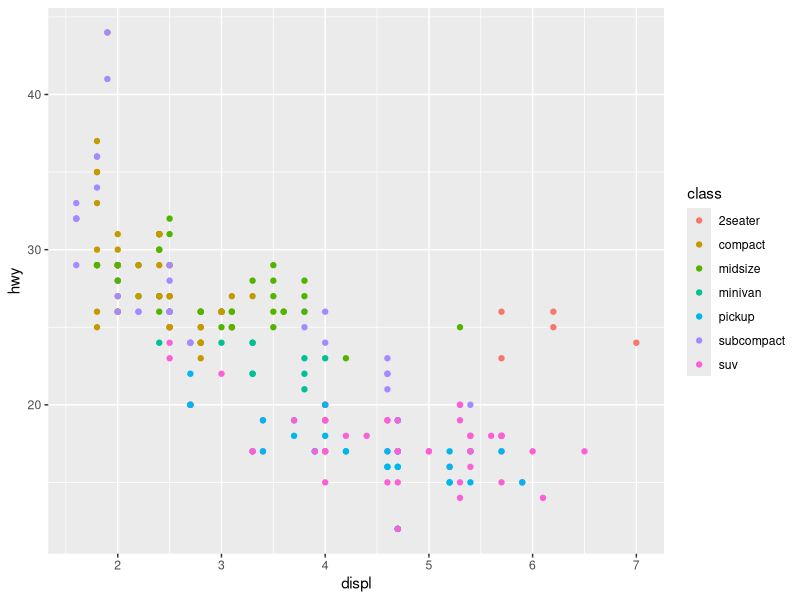
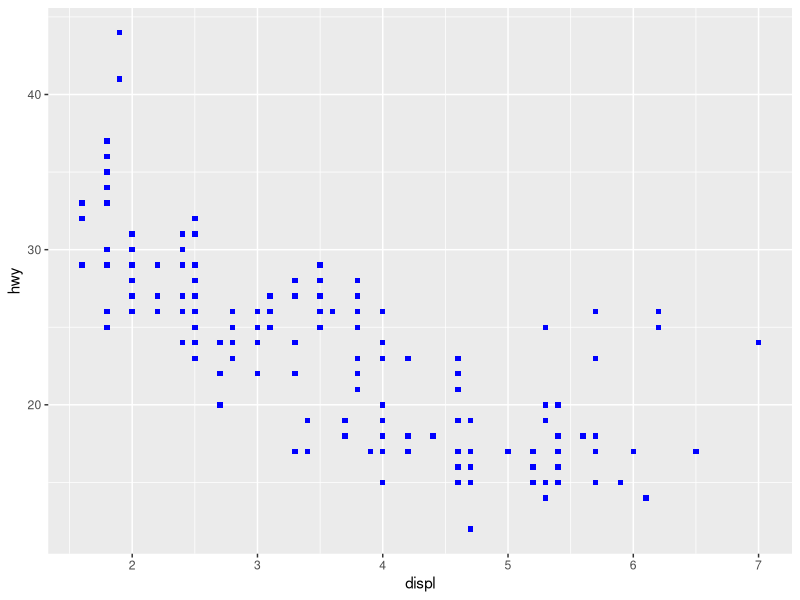
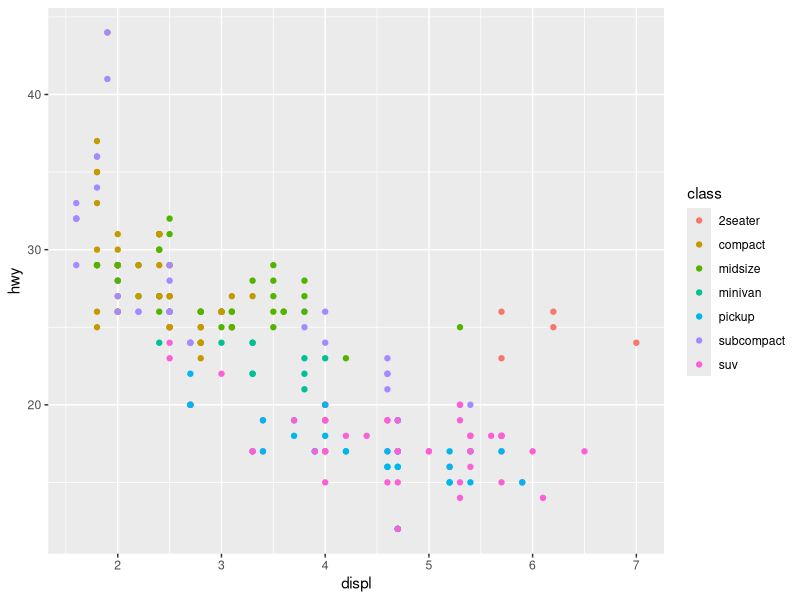
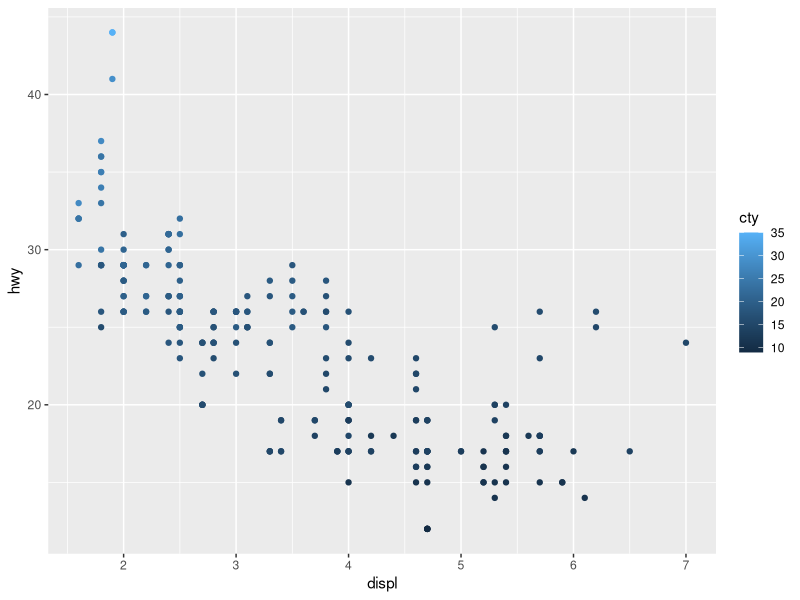
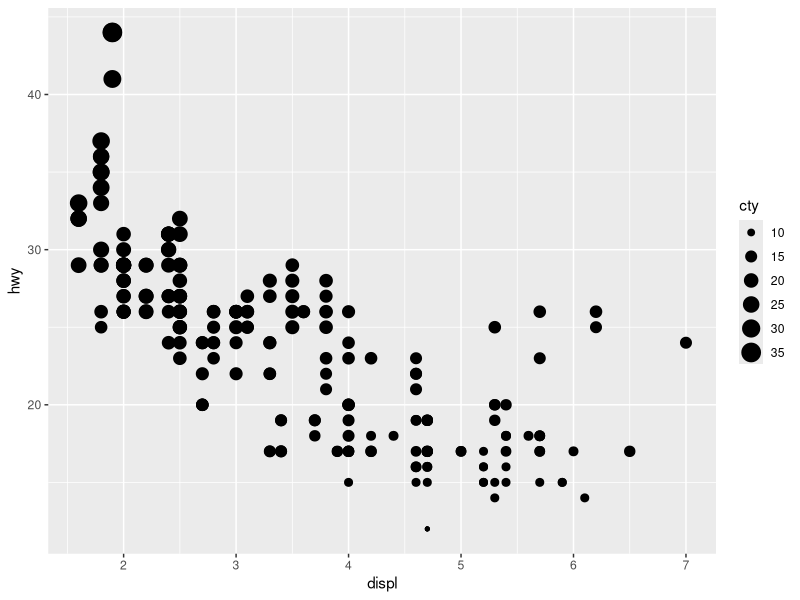
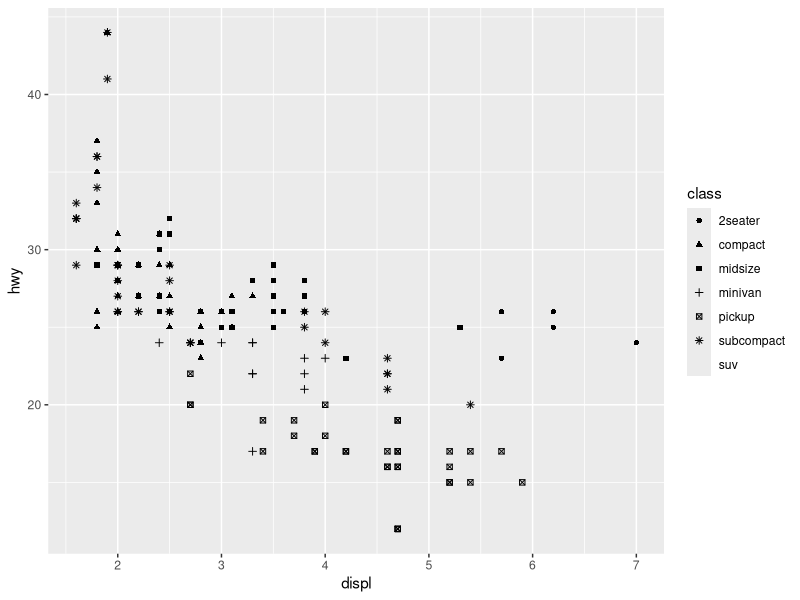
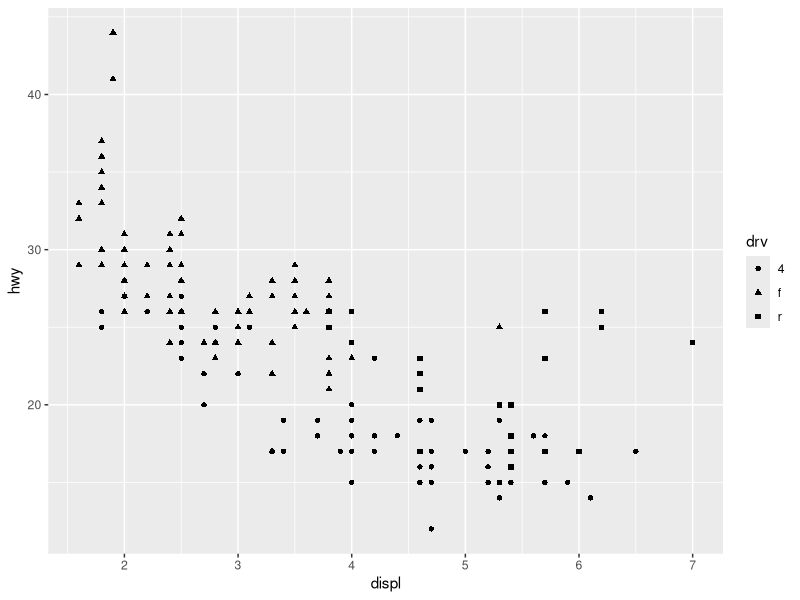
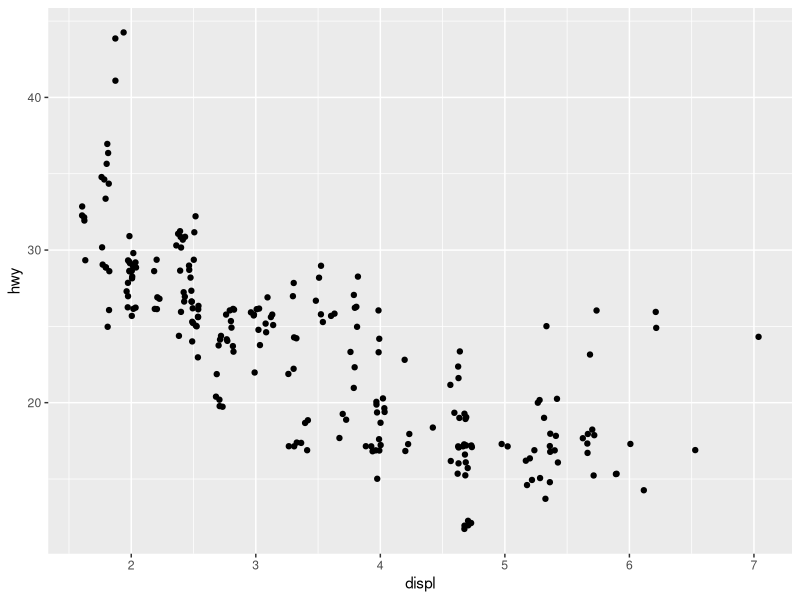

Reproduce these figures in R, in order.
## ---- chunk 1
#This makes figures smaller when the file is knit, which can help with readability when you have a long document with many figures
knitr::opts_chunk$set(fig.width=4, fig.height=3)
## ---- chunk 2
library(ggplot2) #Or: library(tidyverse) - ggplot2 is part of tidyverse!
## ---- chunk 3
ggplot(data = mpg)  +
  geom_point(mapping = aes(x = displ, y = hwy, color = class))
## ---- chunk 4
ggplot(data = mpg) +
  geom_point(mapping = aes(x = displ, y = hwy), color = "blue", shape = "square")
## ---- chunk 5
mpg
## ---- chunk 6
unique(mpg$manufacturer)
unique(mpg$drv)
unique(mpg$displ)
## ---- chunk 7
ggplot(data = mpg) +
  geom_point(mapping = aes(x = displ, y = hwy, color = class))
## ---- chunk 8
ggplot(data = mpg) +
  geom_point(mapping = aes(x = displ, y = hwy, color = cty))
## ---- chunk 9
ggplot(data = mpg) +
  geom_point(mapping = aes(x = displ, y = hwy, size = cty))
## ---- chunk 10
ggplot(data = mpg) +
  geom_point(mapping = aes(x = displ, y = hwy, shape = class))
## ---- chunk 11
ggplot(data = mpg) +
  geom_point(mapping = aes(x = displ, y = hwy, shape = drv))
## ---- chunk 12
mpg
## ---- chunk 13
nrow(mpg)
## ---- chunk 14
ggplot(data = mpg) + geom_point(mapping = aes(x = displ, y = hwy), position = "jitter")
## ---- chunk 15
ggplot(data = mpg) + 
  geom_point(mapping = aes(x = displ, y = hwy), alpha = 0.25)
## ---- chunk 16
ggplot(data = mpg) + geom_count(mapping = aes(x = displ, y = hwy), alpha = 0.25)
## ---- chunk 17
ggplot(data = mpg) + geom_bar(mapping = aes(x = manufacturer))
## ---- chunk 18
ggplot(data = mpg) + 
  geom_bar(mapping = aes(y = manufacturer))
## ---- chunk 19
ggplot(data = mpg) + 
  geom_bar(mapping = aes(x = manufacturer)) + 
  coord_flip()
## ---- chunk 20
diamonds
ggplot(data = diamonds) + geom_bar(mapping = aes(x = cut))
## ---- chunk 21
ggplot(data = diamonds) + 
  geom_bar(mapping = aes(fill = cut, x = ""), width = 0.3)
## ---- chunk 22
ggplot(data = diamonds) + 
  geom_bar(mapping = aes(x = "", fill = cut), position = "fill", width = 0.3)
## ---- chunk 23
ggplot(data = diamonds) + geom_bar(mapping = aes(x = clarity))
## ---- chunk 24
ggplot(data = diamonds) + geom_bar(mapping = aes(x = clarity, fill = cut ))
## ---- chunk 25
ggplot(data = diamonds) + geom_bar(mapping = aes(x = clarity, fill = cut), position = "fill")
## ---- chunk 26
ggplot(data = diamonds) + geom_bar(mapping = aes(fill = clarity, x = cut), position = "fill")
## ---- chunk 27
ggplot(data = diamonds) + 
  geom_bar(mapping = aes(x = clarity, fill = cut), position = "dodge" )
## ---- chunk 28
ggplot(data = diamonds) + 
  geom_bar(mapping = aes(fill = clarity, x = cut), position = "dodge" )
## ---- chunk 29
ggplot(data = diamonds) + 
  geom_bar(mapping = aes(x = cut, fill = clarity), position = "dodge") + 
  ggtitle("Color and Clarity in the Diamonds Data Set")
## ---- chunk 30
ggplot(data = mpg) +
  geom_point(mapping = aes(x = displ, y = hwy, color = class), position = "jitter") + 
  labs(x = "Displacement", y = "Highway Miles per Gallon")
## ---- chunk 31
ggplot(data = diamonds) + 
  geom_bar(mapping = aes(fill = clarity, x = cut), position = "fill") + 
  labs(y = "Proportion")
## ---- chunk 32
ggplot(data = diamonds) + 
  geom_bar(mapping = aes(fill = clarity, x = cut), position = "fill") + 
  labs(y = "Proportion", title = "Cut and Clarity of Diamonds", subtitle = "From the Diamonds Data Set")
## ---- chunk 33
ggplot(data = mpg) +
  geom_point(mapping = aes(x = displ, y = hwy, color = class), position = "jitter") + 
  labs(x = "Displacement", y = "Highway Miles per Gallon") + 
  xlim(5,7)
